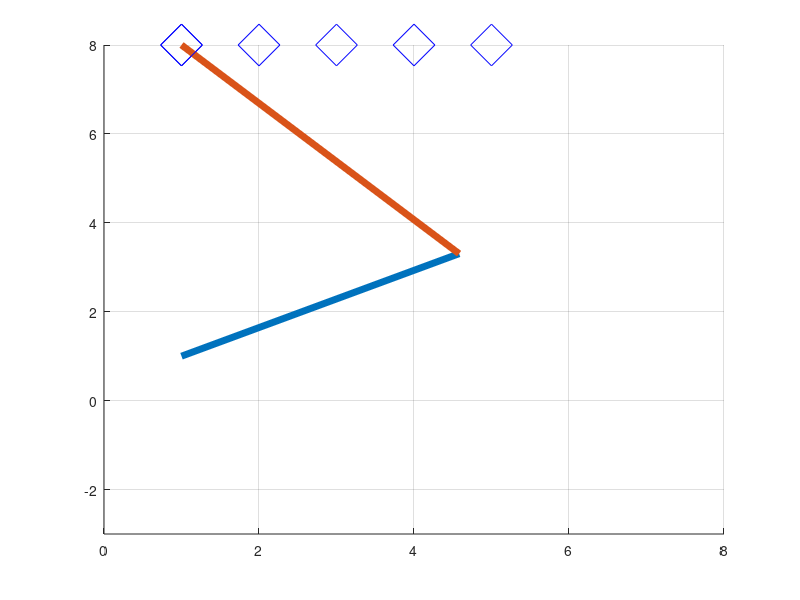

Recreate this plot in MATLAB.
close all
clear all
clc

x = [1,5;2,4;3,3;4,2;5,1];    #alternate initial and final X-coordinate of the object
y = [1,8;1,8;1,8;1,8;1,8];    #alternate initial and final Y-coordinate of the object

l1 = 5.65;l2 = 5.65;	      #lenght of link 1 and link 2


theta2 = acosd((x.*2+y.*2-(l1*2) - (l2*2)) / (2 * l1*l2));
theta1 = atand(y./x) - atand((l2 * sind(theta2)) ./ (l1 + l2*cosd(theta2)));

alpha=[theta1(1,:),theta1(2,:),theta1(3,:),theta1(4,:),theta1(5,:)];
beta=[theta2(1,:),theta2(2,:),theta2(3,:),theta2(4,:),theta2(5,:)];


u=[x(1,:),x(2,:),x(3,:),x(4,:),x(5,:)];
v=[y(1,:),y(2,:),y(3,:),y(4,:),y(5,:)];

for i = 1:length(u)
    	  
    x2 = l1*cosd(alpha(i)); 
    y2 = l1*sind(alpha(i)); 
    axis([0,8,-3,8])			
    cla
    hold on    
    for j = i:length(u)
      if (mod(j,2) == 1)
        plot(u(j),v(j) , 'bd', 'MarkerSize', 30) 
	grid on 
      endif        
    endfor  
    for j = 1:i
      if (mod(j,2) == 0)
        plot(u(j),v(j) , 'bd', 'MarkerSize', 30)  
      endif        
    endfor
    plot([1,x2],[1,y2],'LineWidth',5,[u(i),x2],[v(i),y2],'LineWidth',5)
    grid on
    plot(u(i),v(i) , 'bd', 'MarkerSize', 30)
    grid on
    axis([0,8,-3,8])
    hold off
    pause(1)          
endfor
